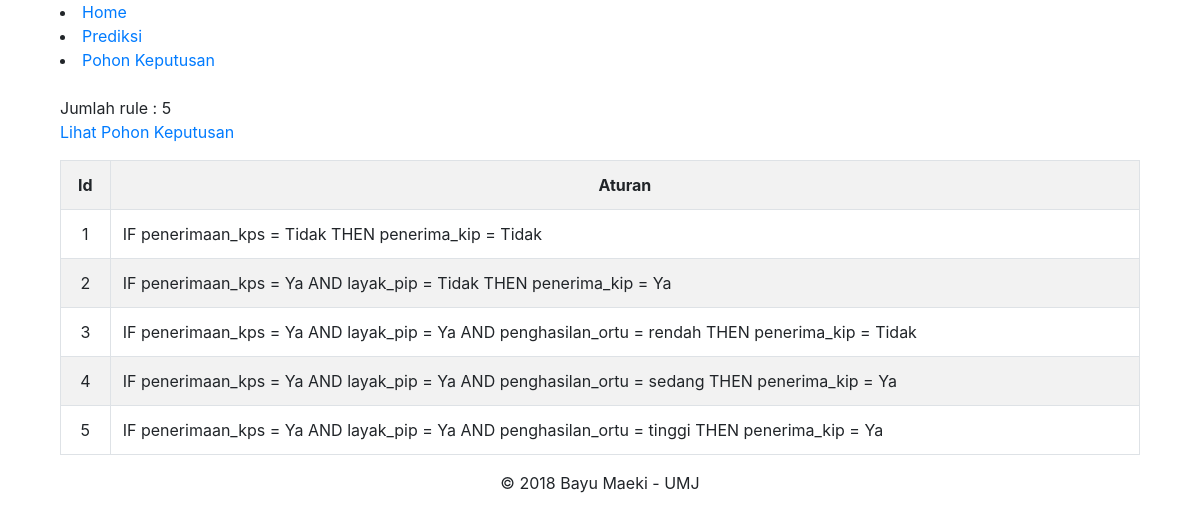
Screenshot of /index.php?menu=tree (signed in) with the database file from the repository.
### tables this page shows
CREATE TABLE `aturan` (
  `id` int(10) NOT NULL,
  `aturan` text NOT NULL
);

### tree.php (the view, shortened to what this page needs)
<?php
	$query=mysql_query("select * from aturan order by(id)");
	$jumlah=mysql_num_rows($query);
	if($jumlah==0){
	}else{
		echo "Jumlah rule : ".$jumlah."<br>";
		if($_SESSION['lvl']=='0'){
	?>
				<a href="?menu=uji_rule" ><button type="button" class="btn btn-success">Uji Rule</button></a>
				<br><br>
		<?php
		}else if($_SESSION['lvl']=='1'){
			echo "<a href=\"?menu=pohon_tree\" >Lihat Pohon Keputusan</a>";
		}
		?>
		<table class="table table-bordered table-striped">
			<tr align='center'>
				<th>Id</th><th>Aturan</th>
			</tr>
		<?php
			while($row=mysql_fetch_array($query)){
			?>
				<tr  >
					<td align='center'><?php echo $row['id'];?></td>
					<td><?php echo $row['aturan']; ?></td>
				</tr>
			<?php
			}
			?>
		</table>
	<?php
	}
	?>

### rows the page displays
aturan: id "1", aturan "IF penerimaan_kps = Tidak THEN penerima_kip = Tidak"
aturan: id "2", aturan "IF penerimaan_kps = Ya AND layak_pip = Tidak THEN penerima_kip = Ya"
aturan: id "3", aturan "IF penerimaan_kps = Ya AND layak_pip = Ya AND penghasilan_ortu = rendah THEN penerima_kip = Tidak"
aturan: id "4", aturan "IF penerimaan_kps = Ya AND layak_pip = Ya AND penghasilan_ortu = sedang THEN penerima_kip = Ya"
aturan: id "5", aturan "IF penerimaan_kps = Ya AND layak_pip = Ya AND penghasilan_ortu = tinggi THEN penerima_kip = Ya"

### other values shown
$jumlah "5"
